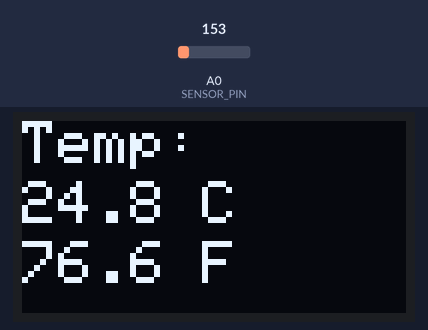
The sketch below on a simulated Arduino Uno, built with avr-gcc and run on an emulated ATmega328P. On the bench: 128×64 one-colour display. The test bench sets the inputs (shaded band); at power-on: A0 (SENSOR_PIN) = 153.

Above: at 1.8 s.
1.9 s: A0 (SENSOR_PIN) set to 165
At 3.2 s:
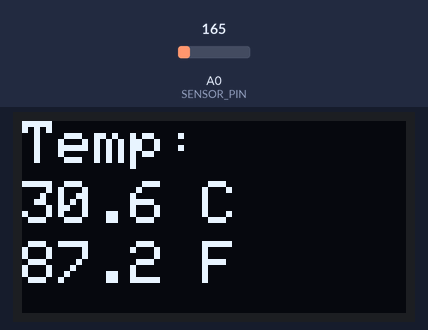
3.6 s: A0 (SENSOR_PIN) set to 175
At 5.3 s:
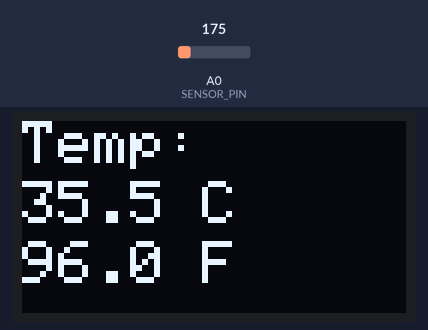
5.6 s: A0 (SENSOR_PIN) set to 191
At 6.8 s:
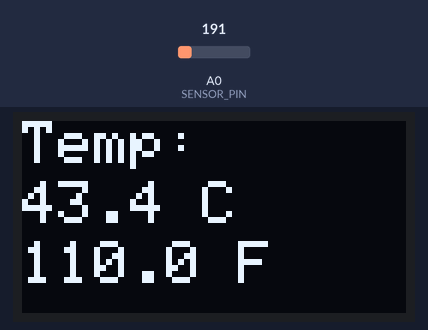
Timing chart, 0 to 8.6 s (numbered marks = the images above; inputs shaded):
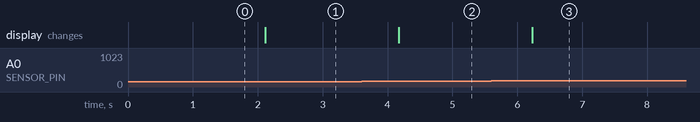

Measured:
- after the input at 1.9 s, the display: changes after 0.22 s (image 1)
- after the input at 3.6 s, the display: changes after 0.57 s (image 2)
- after the input at 5.6 s, the display: changes after 0.63 s (image 3)

The sketch:

tmp36_with_oled.ino
```cpp
// TMP36 to OLED Display Example
// Uses Adafruit SSD1306 library on a 128x64 OLED
// TMP36 connected to analog pin A0

#include <SPI.h>
#include <Wire.h>
#include <Adafruit_GFX.h>
#include <Adafruit_SSD1306.h>

// Create constants that contain the particulars for the display.
const int SCREEN_WIDTH = 128; // OLED display width, in pixels
const int SCREEN_HEIGHT = 64; // OLED display height, in pixels
const int OLED_RESET = -1; // Sets the OLED display to reset when the Arduino Resets
const int SCREEN_ADDRESS = 0x3C; // Stores the address to communite with the OLED display

// Define the Analog pin for TMP36
const int SENSOR_PIN = 0; // When used with analogRead(), 0 represents A0.

//Create the OLED screen object
Adafruit_SSD1306 display(SCREEN_WIDTH, SCREEN_HEIGHT, &Wire, OLED_RESET);


void setup() {
  // Initialize display and stop the script if it fails to initialize.
  if (!display.begin(SSD1306_SWITCHCAPVCC, 0x3C)) { // Most 128x64 OLEDs use 0x3C
    for(;;); // Stop if display fails to initialize
  }

  // Prepares the display. This only needs to happen once.
  display.clearDisplay();
  display.setTextSize(2);         // Larger readable text
  display.setTextColor(SSD1306_WHITE);
}

void loop() {
  // Read TMP36 sensor
  int reading = analogRead(SENSOR_PIN);

  // The TMP36 varies it input voltage to provide a temperature reading
  // We are using an Arduino Uno, so the supply voltage is 5V.
  // analogRead() returns a value between 0 and 1023.
  // This calculation converts the analog reading to a voltage.
  float voltage = (reading * 5.0) / 1023.0;

  // The TMP36 outputs 0.5 volts at 0°C
  // Every additional 10 millivolts (0.01 V) equals 1°C

  // To determine the temperature:
  // Start with the voltage reading and subtract .5 volts because that represents 0°C.
  // Then multiply by 100 to get the temperature in Celsius.
  float temperatureC = (voltage - 0.5) * 100.0;
  // Convert the temperature to Fahrenheit
  float temperatureF = (temperatureC * 9.0 / 5.0) + 32.0;

  // Display readings on OLED
  display.clearDisplay();
  display.setCursor(0, 0); // Starts at top left corner of the display

  display.print("Temp:"); // Writes the word Temp: on the display because it is in quotes.
  display.setCursor(0, 20); // Moves the cursor to a new position to the next output doen't overlap the previous information.

  // The following statement writes the value of the variable temperatureC.
  // The 1 tells the function how many digits to show after the decimal point.
  // To output the value of a variable, provide the variable name without quotes.
  display.print(temperatureC, 1);
  display.print(" C");

  display.setCursor(0, 40);

  // The following statement writes the value of the variable temeratureF.
  // The 1 tells the function how many digits to show after the decimal point.
  // To output the value of a variable, provide the variable name without quotes.
  display.print(temperatureF, 1);
  display.print(" F");

  display.display(); //Sends the previous information from the screen's buffer to the display.
  delay(1000);
}
```
